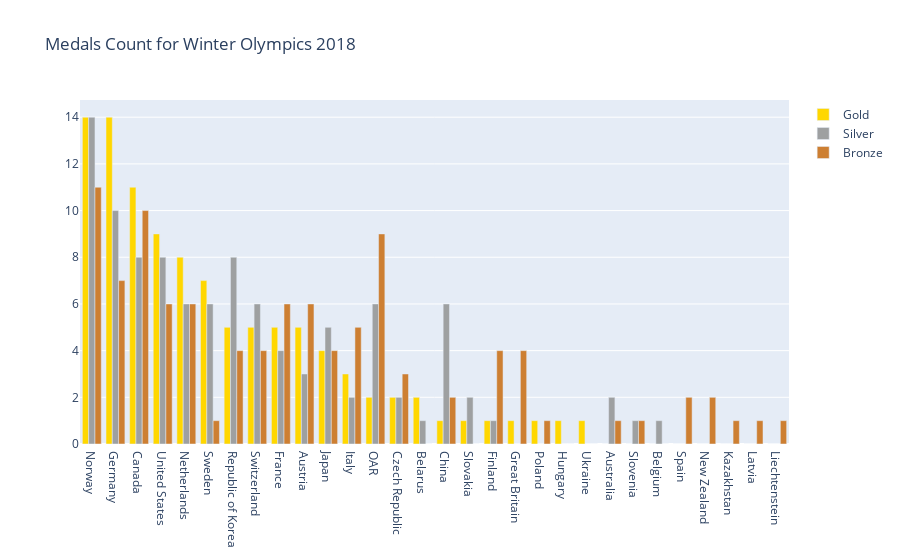

Here is the notebook cell this chart was saved with:
### Markdown cell above
#### 3.1 Nested Bar Chart

### Code cell
trace1 = go.Bar(x = df['NOC'], y = df['Gold'], name = 'Gold', marker = {'color':'#FFD700'})
trace2 = go.Bar(x = df['NOC'], y = df['Silver'], name = 'Silver', marker = {'color':'#9EA0A1'})
trace3 = go.Bar(x = df['NOC'], y = df['Bronze'], name = 'Bronze', marker = {'color':'#CD7F32'})

data = [trace1,trace2,trace3]

layout = go.Layout(title = 'Medals Count for Winter Olympics 2018')

fig = go.Figure(data = data, layout = layout)
fig.show()

### Figure 1 — Plotly figure (JSON) as saved in the notebook; plotly's stock layout.template omitted (floating-point values rounded to 4 significant figures)
{"data": [{"marker": {"color": "#FFD700"}, "name": "Gold", "type": "bar", "x": ["Norway", "Germany", "Canada", "United States", "Netherlands", "Sweden", "Republic of Korea", "Switzerland", "France", "Austria", "Japan", "Italy", "OAR", "Czech Republic", "Belarus", "China", "Slovakia", "Finland", "Great Britain", "Poland", "Hungary", "Ukraine", "Australia", "Slovenia", "Belgium", "Spain", "New Zealand", "Kazakhstan", "Latvia", "Liechtenstein"], "y": [14, 14, 11, 9, 8, 7, 5, 5, 5, 5, 4, 3, 2, 2, 2, 1, 1, 1, 1, 1, 1, 1, 0, 0, 0, 0, 0, 0, 0, 0]}, {"marker": {"color": "#9EA0A1"}, "name": "Silver", "type": "bar", "x": ["Norway", "Germany", "Canada", "United States", "Netherlands", "Sweden", "Republic of Korea", "Switzerland", "France", "Austria", "Japan", "Italy", "OAR", "Czech Republic", "Belarus", "China", "Slovakia", "Finland", "Great Britain", "Poland", "Hungary", "Ukraine", "Australia", "Slovenia", "Belgium", "Spain", "New Zealand", "Kazakhstan", "Latvia", "Liechtenstein"], "y": [14, 10, 8, 8, 6, 6, 8, 6, 4, 3, 5, 2, 6, 2, 1, 6, 2, 1, 0, 0, 0, 0, 2, 1, 1, 0, 0, 0, 0, 0]}, {"marker": {"color": "#CD7F32"}, "name": "Bronze", "type": "bar", "x": ["Norway", "Germany", "Canada", "United States", "Netherlands", "Sweden", "Republic of Korea", "Switzerland", "France", "Austria", "Japan", "Italy", "OAR", "Czech Republic", "Belarus", "China", "Slovakia", "Finland", "Great Britain", "Poland", "Hungary", "Ukraine", "Australia", "Slovenia", "Belgium", "Spain", "New Zealand", "Kazakhstan", "Latvia", "Liechtenstein"], "y": [11, 7, 10, 6, 6, 1, 4, 4, 6, 6, 4, 5, 9, 3, 0, 2, 0, 4, 4, 1, 0, 0, 1, 1, 0, 2, 2, 1, 1, 1]}], "layout": {"title": {"text": "Medals Count for Winter Olympics 2018"}}}
